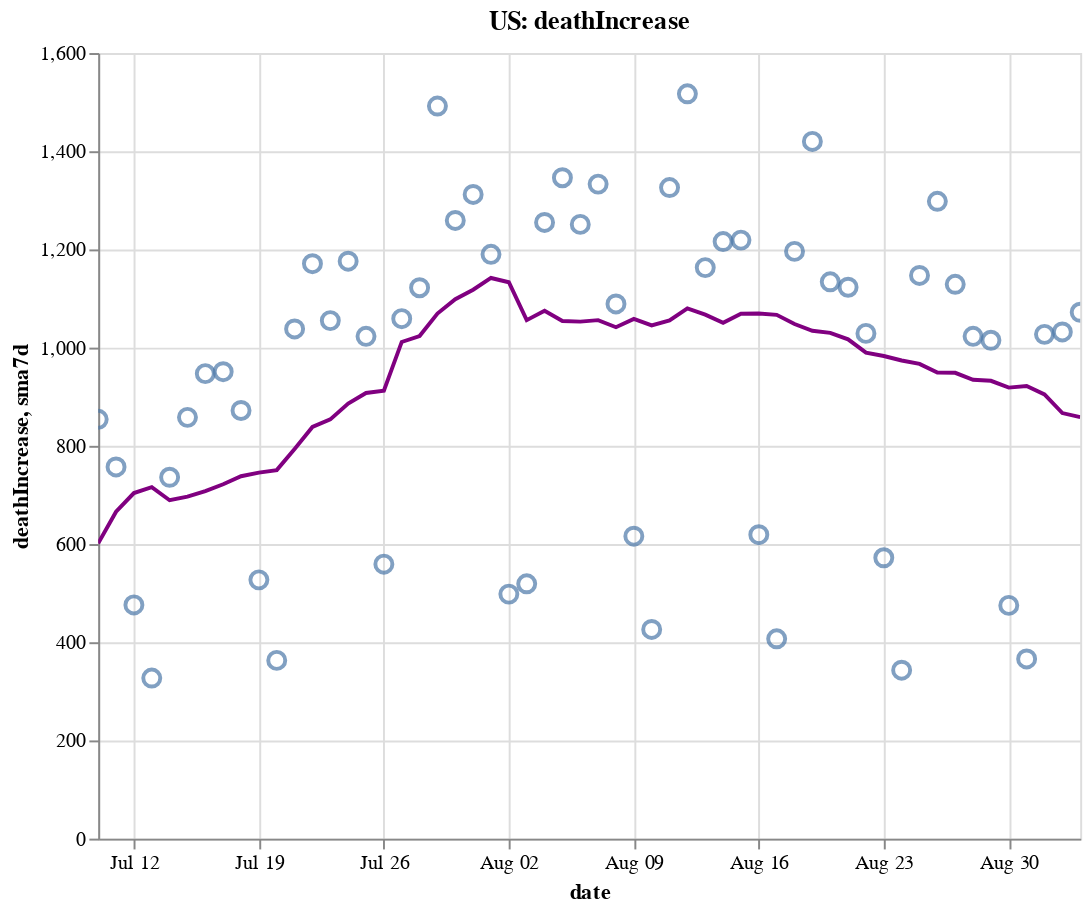

The notebook cell saved with this chart:
### Code cell
create_plot(us, 'deathIncrease')

### Figure 1 — Vega-Lite specification as saved in the notebook (floating-point values rounded to 4 significant figures)
{"config": {"view": {"continuousWidth": 400, "continuousHeight": 300}}, "layer": [{"layer": [{"mark": {"type": "point", "size": 75}, "encoding": {"tooltip": [{"type": "temporal", "field": "date"}, {"type": "quantitative", "field": "deathIncrease"}, {"type": "quantitative", "field": "sma7d"}], "x": {"type": "temporal", "field": "date"}, "y": {"type": "quantitative", "field": "deathIncrease"}}, "selection": {"selector006": {"type": "interval", "bind": "scales", "encodings": ["x", "y"]}}}, {"mark": {"type": "line", "color": "purple"}, "encoding": {"x": {"type": "temporal", "field": "date"}, "y": {"type": "quantitative", "field": "sma7d"}}}]}, {"mark": {"type": "rule", "color": "#aaa"}, "encoding": {"x": {"type": "temporal", "field": "date"}}, "transform": [{"filter": {"selection": "selector005"}}]}, {"mark": "circle", "encoding": {"opacity": {"condition": {"value": 1, "selection": "selector005"}, "value": 0}, "tooltip": [{"type": "temporal", "field": "date"}, {"type": "quantitative", "field": "deathIncrease"}, {"type": "quantitative", "field": "sma7d"}], "x": {"type": "temporal", "field": "date"}, "y": {"type": "quantitative", "field": "deathIncrease"}}, "selection": {"selector005": {"type": "single", "encodings": ["x"], "on": "mouseover", "nearest": true, "empty": "none"}}}, {"mark": {"type": "text", "align": "left", "dx": 5, "dy": -5, "stroke": "white", "strokeWidth": 2}, "encoding": {"text": {"type": "quantitative", "field": "deathIncrease"}, "tooltip": [{"type": "temporal", "field": "date"}, {"type": "quantitative", "field": "deathIncrease"}, {"type": "quantitative", "field": "sma7d"}], "x": {"type": "temporal", "field": "date"}, "y": {"type": "quantitative", "field": "deathIncrease"}}, "transform": [{"filter": {"selection": "selector005"}}]}, {"mark": {"type": "text", "align": "left", "dx": 5, "dy": -5}, "encoding": {"text": {"type": "quantitative", "field": "deathIncrease"}, "tooltip": [{"type": "temporal", "field": "date"}, {"type": "quantitative", "field": "deathIncrease"}, {"type": "quantitative", "field": "sma7d"}], "x": {"type": "temporal", "field": "date"}, "y": {"type": "quantitative", "field": "deathIncrease"}}, "transform": [{"filter": {"selection": "selector005"}}]}], "data": {"name": "data-3610c16082ffec08ebb0894c33b04cd8"}, "height": 400, "title": "US: deathIncrease", "width": 500, "$schema": "https://vega.github.io/schema/vega-lite/v4.8.1.json", "datasets": {"data-3610c16082ffec08ebb0894c33b04cd8": [{"date": "2020-07-10T00:00:00", "totalTestResultsIncrease": 814900.0, "positiveIncrease": 66850.0, "death": 126300.0, "deathIncrease": 854.0, "positiveRate": 0.082, "state": "US", "sma7d": 601.3}, {"date": "2020-07-11T00:00:00", "totalTestResultsIncrease": 707800.0, "positiveIncrease": 62900.0, "death": 127000.0, "deathIncrease": 757.0, "positiveRate": 0.089, "state": "US", "sma7d": 665.7}, {"date": "2020-07-12T00:00:00", "totalTestResultsIncrease": 769400.0, "positiveIncrease": 61310.0, "death": 127500.0, "deathIncrease": 476.0, "positiveRate": 0.08, "state": "US", "sma7d": 703.9}, {"date": "2020-07-13T00:00:00", "totalTestResultsIncrease": 691900.0, "positiveIncrease": 58100.0, "death": 127800.0, "deathIncrease": 327.0, "positiveRate": 0.084, "state": "US", "sma7d": 715.9}, {"date": "2020-07-14T00:00:00", "totalTestResultsIncrease": 770000.0, "positiveIncrease": 62730.0, "death": 128600.0, "deathIncrease": 736.0, "positiveRate": 0.081, "state": "US", "sma7d": 689.1}, {"date": "2020-07-15T00:00:00", "totalTestResultsIncrease": 773200.0, "positiveIncrease": 65800.0, "death": 129400.0, "deathIncrease": 858.0, "positiveRate": 0.085, "state": "US", "sma7d": 696.4}, {"date": "2020-07-16T00:00:00", "totalTestResultsIncrease": 832400.0, "positiveIncrease": 71040.0, "death": 130400.0, "deathIncrease": 947.0, "positiveRate": 0.085, "state": "US", "sma7d": 707.9}, {"date": "2020-07-17T00:00:00", "totalTestResultsIncrease": 839300.0, "positiveIncrease": 76840.0, "death": 131300.0, "deathIncrease": 951.0, "positiveRate": 0.092, "state": "US", "sma7d": 721.7}, {"date": "2020-07-18T00:00:00", "totalTestResultsIncrease": 763600.0, "positiveIncrease": 64950.0, "death": 132200.0, "deathIncrease": 872.0, "positiveRate": 0.085, "state": "US", "sma7d": 738.1}, {"date": "2020-07-19T00:00:00", "totalTestResultsIncrease": 786700.0, "positiveIncrease": 64260.0, "death": 132700.0, "deathIncrease": 527.0, "positiveRate": 0.082, "state": "US", "sma7d": 745.4}, {"date": "2020-07-20T00:00:00", "totalTestResultsIncrease": 712400.0, "positiveIncrease": 57040.0, "death": 133100.0, "deathIncrease": 363.0, "positiveRate": 0.08, "state": "US", "sma7d": 750.6}, {"date": "2020-07-21T00:00:00", "totalTestResultsIncrease": 754900.0, "positiveIncrease": 63930.0, "death": 134100.0, "deathIncrease": 1038.0, "positiveRate": 0.085, "state": "US", "sma7d": 793.7}, {"date": "2020-07-22T00:00:00", "totalTestResultsIncrease": 801600.0, "positiveIncrease": 69330.0, "death": 135300.0, "deathIncrease": 1171.0, "positiveRate": 0.086, "state": "US", "sma7d": 838.4}, {"date": "2020-07-23T00:00:00", "totalTestResultsIncrease": 845900.0, "positiveIncrease": 71550.0, "death": 136300.0, "deathIncrease": 1055.0, "positiveRate": 0.085, "state": "US", "sma7d": 853.9}, {"date": "2020-07-24T00:00:00", "totalTestResultsIncrease": 933600.0, "positiveIncrease": 75240.0, "death": 137500.0, "deathIncrease": 1176.0, "positiveRate": 0.081, "state": "US", "sma7d": 886.0}, {"date": "2020-07-25T00:00:00", "totalTestResultsIncrease": 791000.0, "positiveIncrease": 64740.0, "death": 138500.0, "deathIncrease": 1023.0, "positiveRate": 0.082, "state": "US", "sma7d": 907.6}, {"date": "2020-07-26T00:00:00", "totalTestResultsIncrease": 851100.0, "positiveIncrease": 61010.0, "death": 139100.0, "deathIncrease": 559.0, "positiveRate": 0.072, "state": "US", "sma7d": 912.1}, {"date": "2020-07-27T00:00:00", "totalTestResultsIncrease": 762700.0, "positiveIncrease": 55320.0, "death": 140200.0, "deathIncrease": 1059.0, "positiveRate": 0.073, "state": "US", "sma7d": 1012.0}, {"date": "2020-07-28T00:00:00", "totalTestResultsIncrease": 738100.0, "positiveIncrease": 56450.0, "death": 141300.0, "deathIncrease": 1122.0, "positiveRate": 0.076, "state": "US", "sma7d": 1024.0}, {"date": "2020-07-29T00:00:00", "totalTestResultsIncrease": 864500.0, "positiveIncrease": 66960.0, "death": 142800.0, "deathIncrease": 1492.0, "positiveRate": 0.077, "state": "US", "sma7d": 1069.0}, {"date": "2020-07-30T00:00:00", "totalTestResultsIncrease": 814700.0, "positiveIncrease": 69420.0, "death": 144000.0, "deathIncrease": 1259.0, "positiveRate": 0.085, "state": "US", "sma7d": 1099.0}, {"date": "2020-07-31T00:00:00", "totalTestResultsIncrease": 731900.0, "positiveIncrease": 67620.0, "death": 145400.0, "deathIncrease": 1312.0, "positiveRate": 0.092, "state": "US", "sma7d": 1118.0}, {"date": "2020-08-01T00:00:00", "totalTestResultsIncrease": 745700.0, "positiveIncrease": 61100.0, "death": 146500.0, "deathIncrease": 1190.0, "positiveRate": 0.082, "state": "US", "sma7d": 1142.0}, {"date": "2020-08-02T00:00:00", "totalTestResultsIncrease": 699500.0, "positiveIncrease": 46760.0, "death": 147000.0, "deathIncrease": 498.0, "positiveRate": 0.067, "state": "US", "sma7d": 1133.0}, {"date": "2020-08-03T00:00:00", "totalTestResultsIncrease": 745100.0, "positiveIncrease": 49770.0, "death": 147600.0, "deathIncrease": 519.0, "positiveRate": 0.067, "state": "US", "sma7d": 1056.0}, {"date": "2020-08-04T00:00:00", "totalTestResultsIncrease": 717100.0, "positiveIncrease": 51860.0, "death": 148800.0, "deathIncrease": 1255.0, "positiveRate": 0.072, "state": "US", "sma7d": 1075.0}, {"date": "2020-08-05T00:00:00", "totalTestResultsIncrease": 699600.0, "positiveIncrease": 52330.0, "death": 150200.0, "deathIncrease": 1346.0, "positiveRate": 0.075, "state": "US", "sma7d": 1054.0}, {"date": "2020-08-06T00:00:00", "totalTestResultsIncrease": 766600.0, "positiveIncrease": 54180.0, "death": 151400.0, "deathIncrease": 1251.0, "positiveRate": 0.071, "state": "US", "sma7d": 1053.0}, {"date": "2020-08-07T00:00:00", "totalTestResultsIncrease": 785400.0, "positiveIncrease": 61350.0, "death": 152700.0, "deathIncrease": 1333.0, "positiveRate": 0.078, "state": "US", "sma7d": 1056.0}, {"date": "2020-08-08T00:00:00", "totalTestResultsIncrease": 683400.0, "positiveIncrease": 53710.0, "death": 153800.0, "deathIncrease": 1089.0, "positiveRate": 0.079, "state": "US", "sma7d": 1042.0}, {"date": "2020-08-09T00:00:00", "totalTestResultsIncrease": 724000.0, "positiveIncrease": 50620.0, "death": 154400.0, "deathIncrease": 616.0, "positiveRate": 0.07, "state": "US", "sma7d": 1058.0}, {"date": "2020-08-10T00:00:00", "totalTestResultsIncrease": 740900.0, "positiveIncrease": 42090.0, "death": 154900.0, "deathIncrease": 426.0, "positiveRate": 0.057, "state": "US", "sma7d": 1045.0}, {"date": "2020-08-11T00:00:00", "totalTestResultsIncrease": 760000.0, "positiveIncrease": 55700.0, "death": 156200.0, "deathIncrease": 1326.0, "positiveRate": 0.073, "state": "US", "sma7d": 1055.0}, {"date": "2020-08-12T00:00:00", "totalTestResultsIncrease": 500200.0, "positiveIncrease": 56130.0, "death": 157700.0, "deathIncrease": 1517.0, "positiveRate": 0.112, "state": "US", "sma7d": 1080.0}, {"date": "2020-08-13T00:00:00", "totalTestResultsIncrease": 900300.0, "positiveIncrease": 51760.0, "death": 158900.0, "deathIncrease": 1163.0, "positiveRate": 0.057, "state": "US", "sma7d": 1067.0}, {"date": "2020-08-14T00:00:00", "totalTestResultsIncrease": 862300.0, "positiveIncrease": 55640.0, "death": 160100.0, "deathIncrease": 1216.0, "positiveRate": 0.065, "state": "US", "sma7d": 1050.0}, {"date": "2020-08-15T00:00:00", "totalTestResultsIncrease": 756700.0, "positiveIncrease": 56150.0, "death": 161300.0, "deathIncrease": 1219.0, "positiveRate": 0.074, "state": "US", "sma7d": 1069.0}, {"date": "2020-08-16T00:00:00", "totalTestResultsIncrease": 790400.0, "positiveIncrease": 42490.0, "death": 161900.0, "deathIncrease": 619.0, "positiveRate": 0.054, "state": "US", "sma7d": 1069.0}, {"date": "2020-08-17T00:00:00", "totalTestResultsIncrease": 670100.0, "positiveIncrease": 37880.0, "death": 162300.0, "deathIncrease": 407.0, "positiveRate": 0.057, "state": "US", "sma7d": 1067.0}, {"date": "2020-08-18T00:00:00", "totalTestResultsIncrease": 663600.0, "positiveIncrease": 40800.0, "death": 163500.0, "deathIncrease": 1196.0, "positiveRate": 0.061, "state": "US", "sma7d": 1048.0}, {"date": "2020-08-19T00:00:00", "totalTestResultsIncrease": 674000.0, "positiveIncrease": 44950.0, "death": 165000.0, "deathIncrease": 1420.0, "positiveRate": 0.067, "state": "US", "sma7d": 1034.0}, {"date": "2020-08-20T00:00:00", "totalTestResultsIncrease": 703300.0, "positiveIncrease": 43760.0, "death": 166100.0, "deathIncrease": 1134.0, "positiveRate": 0.062, "state": "US", "sma7d": 1030.0}, {"date": "2020-08-21T00:00:00", "totalTestResultsIncrease": 759100.0, "positiveIncrease": 46560.0, "death": 167200.0, "deathIncrease": 1123.0, "positiveRate": 0.061, "state": "US", "sma7d": 1017.0}, {"date": "2020-08-22T00:00:00", "totalTestResultsIncrease": 773800.0, "positiveIncrease": 46240.0, "death": 168200.0, "deathIncrease": 1029.0, "positiveRate": 0.06, "state": "US", "sma7d": 989.7}, {"date": "2020-08-23T00:00:00", "totalTestResultsIncrease": 629500.0, "positiveIncrease": 37570.0, "death": 168800.0, "deathIncrease": 572.0, "positiveRate": 0.06, "state": "US", "sma7d": 983.0}, {"date": "2020-08-24T00:00:00", "totalTestResultsIncrease": 692200.0, "positiveIncrease": 34640.0, "death": 169200.0, "deathIncrease": 343.0, "positiveRate": 0.05, "state": "US", "sma7d": 973.9}, {"date": "2020-08-25T00:00:00", "totalTestResultsIncrease": 645600.0, "positiveIncrease": 36370.0, "death": 170300.0, "deathIncrease": 1147.0, "positiveRate": 0.056, "state": "US", "sma7d": 966.9}, {"date": "2020-08-26T00:00:00", "totalTestResultsIncrease": 655000.0, "positiveIncrease": 43360.0, "death": 171600.0, "deathIncrease": 1298.0, "positiveRate": 0.066, "state": "US", "sma7d": 949.4}, {"date": "2020-08-27T00:00:00", "totalTestResultsIncrease": 751900.0, "positiveIncrease": 43980.0, "death": 172700.0, "deathIncrease": 1129.0, "positiveRate": 0.058, "state": "US", "sma7d": 948.7}, {"date": "2020-08-28T00:00:00", "totalTestResultsIncrease": 783200.0, "positiveIncrease": 46550.0, "death": 173800.0, "deathIncrease": 1023.0, "positiveRate": 0.059, "state": "US", "sma7d": 934.4}, {"date": "2020-08-29T00:00:00", "totalTestResultsIncrease": 775600.0, "positiveIncrease": 44500.0, "death": 174800.0, "deathIncrease": 1015.0, "positiveRate": 0.057, "state": "US", "sma7d": 932.4}, {"date": "2020-08-30T00:00:00", "totalTestResultsIncrease": 746500.0, "positiveIncrease": 39500.0, "death": 175200.0, "deathIncrease": 475.0, "positiveRate": 0.053, "state": "US", "sma7d": 918.6}, {"date": "2020-08-31T00:00:00", "totalTestResultsIncrease": 685600.0, "positiveIncrease": 31410.0, "death": 175600.0, "deathIncrease": 366.0, "positiveRate": 0.046, "state": "US", "sma7d": 921.9}, {"date": "2020-09-01T00:00:00", "totalTestResultsIncrease": 704300.0, "positiveIncrease": 42420.0, "death": 176600.0, "deathIncrease": 1027.0, "positiveRate": 0.06, "state": "US", "sma7d": 904.7}, {"date": "2020-09-02T00:00:00", "totalTestResultsIncrease": 649400.0, "positiveIncrease": 30410.0, "death": 177700.0, "deathIncrease": 1032.0, "positiveRate": 0.047, "state": "US", "sma7d": 866.7}, {"date": "2020-09-03T00:00:00", "totalTestResultsIncrease": 733100.0, "positiveIncrease": 44190.0, "death": 178700.0, "deathIncrease": 1072.0, "positiveRate": 0.06, "state": "US", "sma7d": 858.6}]}}
